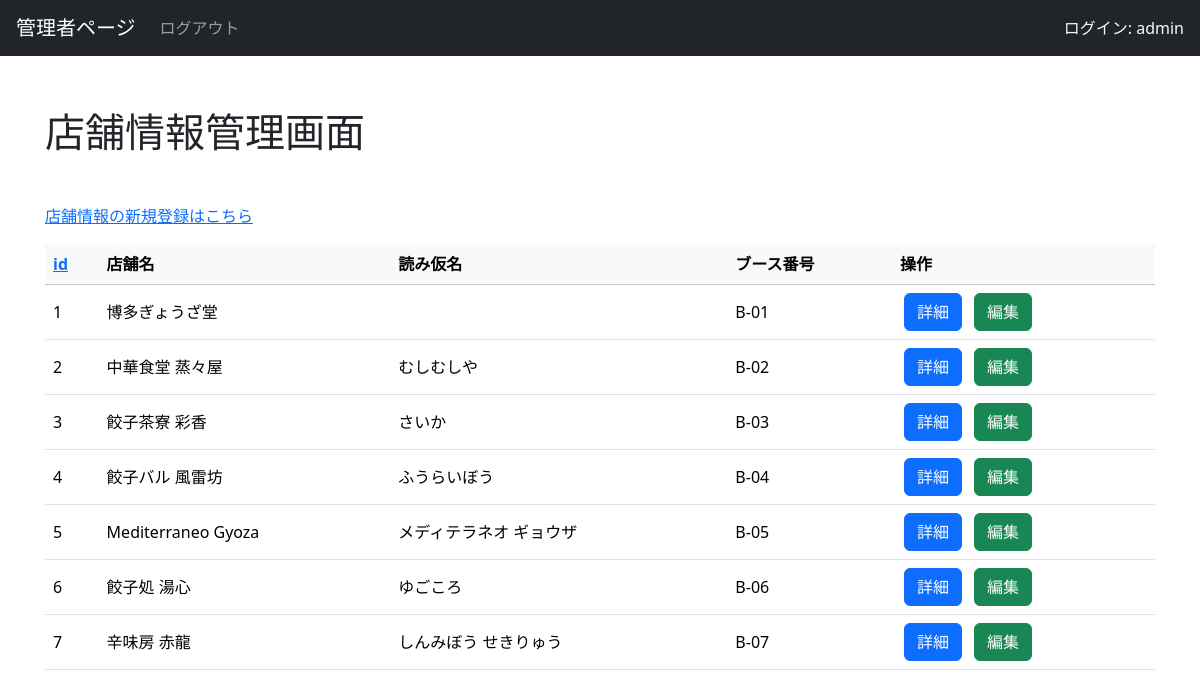
The page /admin/admin_shop.php (signed in) on the database its author committed.
### tables this page shows
CREATE TABLE `shops` (
  `id` int(11) NOT NULL,
  `name` varchar(255) NOT NULL,
  `kana` varchar(255) DEFAULT NULL,
  `booth` varchar(6) NOT NULL,
  `description` text NOT NULL,
  `update_date` datetime NOT NULL,
  `created_date` datetime NOT NULL
);

### functions/function.php (called while the page is built, shortened)
<?php
function get_sort_params($sortable, $sort, $dir, $default_sort = "id", $default_dir = "asc")
{
    return [
        "sort" => $sort,
        "dir" => $dir,
        "order_by" => $sortable[$sort] . " " . strtoupper($dir),
    ];
}
function next_sort_dir($current_sort, $clicked_sort, $current_dir)
{
    if ($current_sort === $clicked_sort) {
        return $current_dir === "asc" ? "desc" : "asc";
    }
    return "asc";
}

### admin/admin_shop.php (the view, shortened to what this page needs)
<?php
require_once __DIR__ . "/../functions/function.php";
try {
    $db = db_connect();
    $sortable = [
        "id" => "id",
    ];
    $sort_params = get_sort_params(
        $sortable,
        $_GET["sort"] ?? "id",
        $_GET["dir"] ?? "asc"
    );
    $sql = "SELECT id,name,kana,booth FROM shops
            ORDER BY " . $sort_params["order_by"];
    $stmt = $db->prepare($sql);
    $stmt->execute();
    $datas = $stmt->fetchAll(PDO::FETCH_ASSOC);
} catch (PDOException $e) {
    set_admin_system_message(MsgContent::COMMON_EXCEPTION->value . $e->getMessage(), MsgStatus::ERROR);
    set_error_log($e->getMessage());
    header("location:index.php");
    exit();
}
?>
<!DOCTYPE html>
<html lang="ja">
<head>
    <link rel="stylesheet" href="https://cdn.jsdelivr.net/npm/bootstrap@5.3.8/dist/css/bootstrap.min.css">
</head>
<body>
    <?php include('admin-header.php');  ?>
    <main role="main" class="container" style="padding:60px 15px 0">
        <h1 class="my-5">店舗情報管理画面</h1>
        <a href="shop_add.php">
            <p>店舗情報の新規登録はこちら</p>
        </a>
        <div class="table-responsive">
            <table class="table table-hover align-middle">
                <thead class="table-light sticky-top">
                    <tr>
                        <th>
                            <a href="?sort=id&dir=<?php echo next_sort_dir($sort_params['sort'], 'id', $sort_params['dir']); ?>">id</a>
                        </th>
                        <th>店舗名</th>
                        <th>読み仮名</th>
                        <th>ブース番号</th>
                        <th>操作</th>
                    </tr>
                </thead>
                <tbody>
                    <?php foreach ($datas as $data): ?>
                        <tr>
                            <td><?php echo $data["id"]; ?></td>
                            <td><?php echo $data["name"]; ?></td>
                            <td><?php echo $data["kana"]; ?></td>
                            <td><?php echo $data["booth"]; ?></td>
                            <td><a href="shop_detail.php?id=<?php echo $data["id"]; ?>" class="btn btn-primary mx-1">詳細</a>
                                <a href="shop_edit.php?id=<?php echo $data["id"]; ?>" class="btn btn-success mx-1">編集</a>
                            </td>
                        </tr>
                    <?php endforeach; ?>
                </tbody>
            </table>
        </div>
    </main>
</body>
</html>

### rows shown on the page
shops: id "1", name "博多ぎょうざ堂", booth "B-01"
shops: id "2", name "中華食堂 蒸々屋", kana "むしむしや", booth "B-02"
shops: id "3", name "餃子茶寮 彩香", kana "さいか", booth "B-03"
shops: id "4", name "餃子バル 風雷坊", kana "ふうらいぼう", booth "B-04"
shops: id "5", name "Mediterraneo Gyoza", kana "メディテラネオ ギョウザ", booth "B-05"
shops: id "6", name "餃子処 湯心", kana "ゆごころ", booth "B-06"
shops: id "7", name "辛味房 赤龍", kana "しんみぼう せきりゅう", booth "B-07"

### other values the page prints
$_SESSION["admin_user_name"] "admin"
